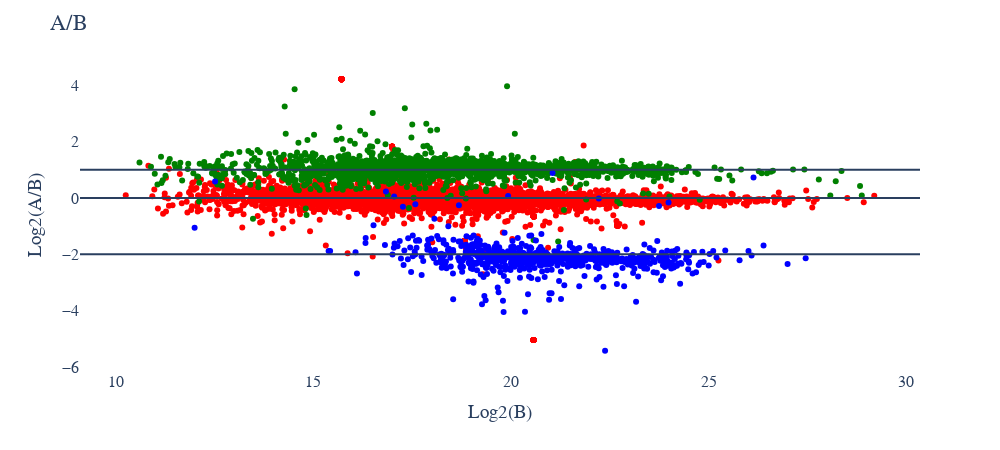

Notebook source saved alongside this figure:
### Code cell
# Protein Abundance Volcano plot
plot_options={
            "Group_By_Y": "Setup",
            "Group_By_Color": "Organism",
            "colors": ["red","green","blue","black"],
            "Group_By_Amount": "Amount",
            "title": "",
            "X Title": "Log2(B)",
            "Y Title": "Log2(A/B)",
            "width": 1000,
            "height": 450,
            "font": dict(size=16, family="Arial black"),
            "ylimits": [],
            "xlimits": []
        }
figure, _, _ =HYE_plots(data_obj, plot_options, saved_settings)
figure.show()

### Figure 1 — Plotly figure (JSON) as saved in the notebook; plotly's stock layout.template omitted (floating-point values rounded to 4 significant figures; data arrays with more than 128 entries replaced by an {"elided": "..."} marker saying what was removed)
{"data": [{"hovertemplate": "%{text}<br>x=: %{x} <br>y=: %{y}", "legendgroup": "", "marker": {"color": "#636efa", "symbol": "circle"}, "mode": "markers", "name": "", "orientation": "v", "showlegend": false, "type": "scatter", "xaxis": "x", "yaxis": "y"}, {"hovertemplate": "%{text}<br>x=: %{x} <br>y=: %{y}", "marker": {"color": "red"}, "mode": "markers", "text": {"elided": "6282 str values"}, "type": "scatter", "x": {"elided": "6282 float values"}, "y": {"elided": "6282 float values"}}, {"hovertemplate": "%{text}<br>x=: %{x} <br>y=: %{y}", "marker": {"color": "green"}, "mode": "markers", "text": {"elided": "2011 str values"}, "type": "scatter", "x": {"elided": "2011 float values"}, "y": {"elided": "2011 float values"}}, {"hovertemplate": "%{text}<br>x=: %{x} <br>y=: %{y}", "marker": {"color": "blue"}, "mode": "markers", "text": {"elided": "685 str values"}, "type": "scatter", "x": {"elided": "685 float values"}, "y": {"elided": "685 float values"}}], "layout": {"font": {"family": "Arial black", "size": 16}, "height": 450, "legend": {"tracegroupgap": 0}, "margin": {"t": 60}, "paper_bgcolor": "white", "plot_bgcolor": "white", "shapes": [{"type": "line", "x0": 0, "x1": 1, "xref": "x domain", "y0": 0, "y1": 0, "yref": "y"}, {"type": "line", "x0": 0, "x1": 1, "xref": "x domain", "y0": 1, "y1": 1, "yref": "y"}, {"type": "line", "x0": 0, "x1": 1, "xref": "x domain", "y0": -2, "y1": -2, "yref": "y"}], "showlegend": false, "title": {"text": " A/B"}, "width": 1000, "xaxis": {"anchor": "y", "domain": [0, 1], "title": {"text": "Log2(B)"}}, "yaxis": {"anchor": "x", "domain": [0, 1], "title": {"text": "Log2(A/B)"}}}}
